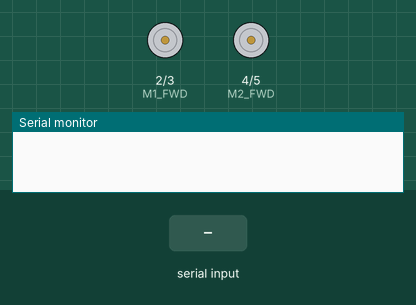
Simulated run of this sketch. Board: Arduino Nano, built with avr-gcc and run on an emulated ATmega328P. Shown: motor-driver pin pairs drawn as motors (green arrow = first pin HIGH = forward, orange = second pin HIGH = backward, longer = more drive), the last lines printed to the serial monitor. The test bench sets the inputs (shaded band).

Above: at 1.2 s.
1.3 s: byte 32 (' ') received over Serial
At 2.3 s:
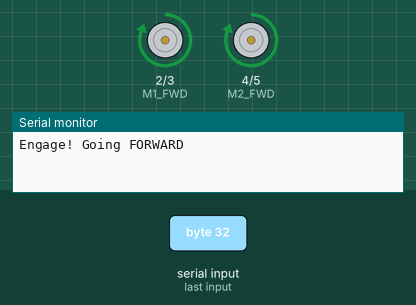
2.8 s: byte 32 (' ') received over Serial
At 3.5 s:
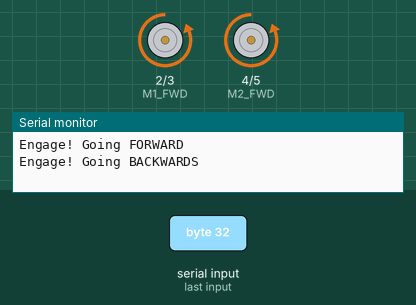
Timing chart, 0 to 5.8 s (numbered marks = the images above; inputs shaded):
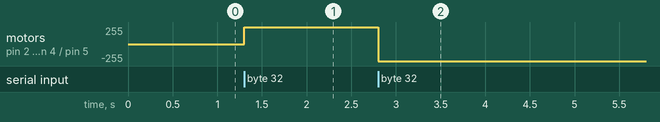

Measured:
- after the input at 1.3 s, motor on pin 2 (M1_FWD) / pin 3 (M1_REV), motor on pin 4 (M2_FWD) / pin 5 (M2_REV): stopped → forward 255/255 at once
- after the input at 2.8 s, motor on pin 2 (M1_FWD) / pin 3 (M1_REV), motor on pin 4 (M2_FWD) / pin 5 (M2_REV): forward 255/255 → backward 255/255 at once

The sketch:

btcar.ino
```cpp
// Arduino based RC car with bluetooth connection
//
// Base: Sunfounder Smart Video Car Kit for RasPi (w/o Smart Video and RasPi)
// 1x Arduino Nano MCU
// 1x Servo for steering
// 2x DC Motor for speed
// 1x Bluetooth<->Serial module for remote control

// JY-MCU - Bluetooth/Serial module (cross-wired):
//   TXD <- Pin 1 (RX)
//   RXD <- Pin 0 (TX)

// L298N - H-Bridge DC Motor driver:
//   IN1 <- Pin D2 (Motor 1 Fwd)
//   IN2 <- Pin D3 (Motor 1 Reverse)
//   IN3 <- Pin D4 (Motor 2 Fwd)
//   IN4 <- Pin D5 (Motor 2 Reverse)

// PCA9685 - 16 channel PWM Servo driver:
//   SDA <- Pin A4
//   SCL <- Pin A5
//   CH0 -> steering servo
//   CH4 -> right wheel duty cycle
//   CH5 -> left wheel duty cycle

#include <Wire.h>
#include <Adafruit_PWMServoDriver.h>

Adafruit_PWMServoDriver pwm = Adafruit_PWMServoDriver(0x40);

enum Pins {
  M1_FWD = 2,
  M1_REV = 3,
  M2_FWD = 4,
  M2_REV = 5
};

enum Constants {
  NEUTRAL      = 2300, // Direction: Straight (requires calibration)
  PWM_HZ       = 400,  // PWM duty cycle frequency (40 Hz - 1kHz)
  CH_DIRECTION = 0,    // Steering PWM channel
  CH_M1_SPEED  = 4,    // Motor 1 PWM channel
  CH_M2_SPEED  = 5,    // Motor 2 PWM channel
  BT_BAUD      = 57600 // Baud Rate of Bluetooth Serial
};

// Just keep current movement settings in global variables
bool forward;
int16_t speed;
int16_t direction;

// 12 bit PWM speed control, affects both motors
// stop = 0
// full = 4095
void set_speed()
{
  pwm.setPWM(CH_M1_SPEED, 0, speed);
  pwm.setPWM(CH_M2_SPEED, 0, speed);
}

// 12 bit PWM for direction
// left = 0
// straight = NEUTRAL
// right = 4095
void set_direction()
{
  // TODO: use map() function to calibrate
  pwm.setPWM(CH_DIRECTION, 0, direction);
}

// Full STOP
void full_stop()
{
  digitalWrite(M1_FWD, LOW);
  digitalWrite(M2_FWD, LOW);
  digitalWrite(M1_REV, LOW);
  digitalWrite(M2_REV, LOW);

  speed = 0;
  set_speed();

  direction = NEUTRAL;
  set_direction();

  forward = false;
}

// Reverse the direction
void reverse()
{
  forward ^= 0x1;

  // CAUTION: Always pull one output to LOW first! Never set both directions HIGH!
  if (forward) {
    digitalWrite(M1_REV, LOW);
    digitalWrite(M2_REV, LOW);
    digitalWrite(M1_FWD, HIGH);
    digitalWrite(M2_FWD, HIGH);
  } else {
    digitalWrite(M1_FWD, LOW);
    digitalWrite(M2_FWD, LOW);
    digitalWrite(M1_REV, HIGH);
    digitalWrite(M2_REV, HIGH);
  }
}

void setup()
{
  Serial.begin(BT_BAUD);

  forward = false;

  pinMode(M1_FWD, OUTPUT);
  pinMode(M1_REV, OUTPUT);
  pinMode(M2_FWD, OUTPUT);
  pinMode(M2_REV, OUTPUT);

  pwm.begin();
  pwm.setPWMFreq(PWM_HZ);

  full_stop();
}

void loop()
{
  // Read input
  int cmd = 0;
  if (Serial.available()) {
    cmd = Serial.read();
  }

  // Adapt movement
  switch (cmd) {
  case 'j':
    direction = max(0, direction - 0xff);
    Serial.print("Go Left: ");
    Serial.println(direction);
    set_direction();
    break;
  case 'k':
    speed = min(0x0fff, speed + 0xff);
    Serial.print("Go Faster: ");
    Serial.println(speed);
    set_speed();
    break;
  case 'l':
    speed = max(0, speed - 0xff);
    Serial.print("Go Slower: ");
    Serial.println(speed);
    set_speed();
    break;
  case ';':
    direction = min(0x0fff, direction + 0xff);
    Serial.print("Go Right: ");
    Serial.println(direction);
    set_direction();
    break;
  case 'n':
    direction = NEUTRAL;
    Serial.print("Go Straight: ");
    Serial.println(direction);
    set_direction();
    break;
  case 's':
    speed = 0;
    Serial.println("Full STOP!");
    full_stop();
    break;
  case ' ':
    reverse();
    Serial.print("Engage! Going ");
    Serial.println(forward ? "FORWARD" : "BACKWARDS");
  default:
    break;
  }
}
```
